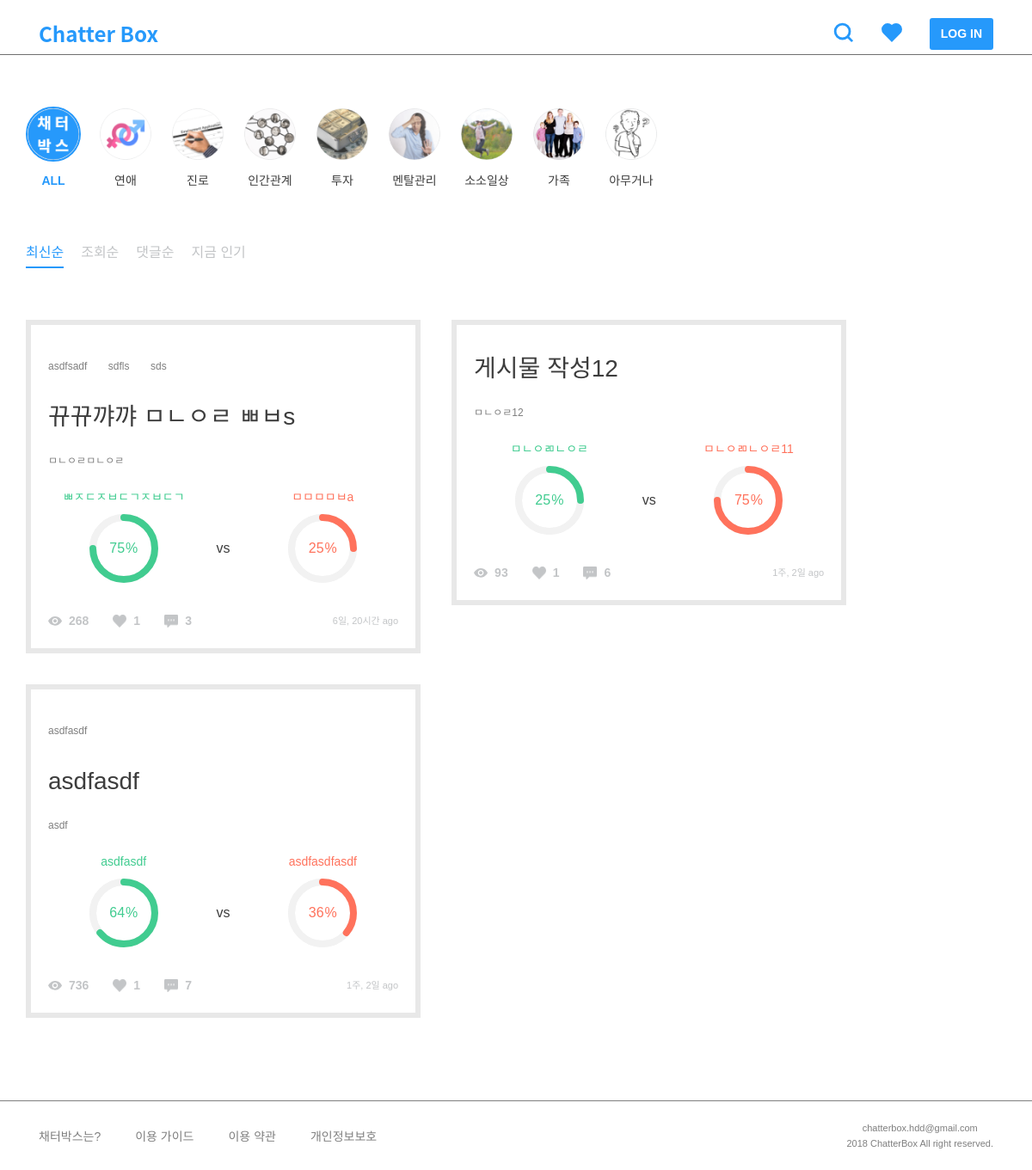
Page /post/ on the committed database.
### post/models.py (models this page shows, shortened)
class Category(models.Model):
    name = models.CharField(max_length=200)
    slug = models.SlugField()
    parent = models.ForeignKey(
        'self', blank=True, null=True, related_name='children')
    class Meta:
        unique_together = ('slug', 'parent',)
        verbose_name_plural = "categories"  # categories under a parent with same slug

class TimeStampedModel(models.Model):
    created_at = models.DateTimeField(auto_now_add=True, null=True)
    updated_at = models.DateTimeField(auto_now=True, null=True)
    class Meta():
        abstract = True

class Post(TimeStampedModel):
    author = models.ForeignKey(settings.AUTH_USER_MODEL)
    category = models.ForeignKey('Category')
    title = models.CharField(max_length=160, null=True)
    background = models.TextField()
    background_image1 = models.ImageField(
        upload_to='post', blank=True, null=True)
    background_image2 = models.ImageField(
        upload_to='post', blank=True, null=True)
    background_image3 = models.ImageField(
        upload_to='post', blank=True, null=True)
    background_image4 = models.ImageField(
        upload_to='post', blank=True, null=True)
    background_image5 = models.ImageField(
        upload_to='post', blank=True, null=True)
    tag = TagField()
    view_count = models.PositiveSmallIntegerField(default=0)
    share_count = models.PositiveSmallIntegerField(default=0)
    pro_title = models.CharField(max_length=160, null=True)
    con_title = models.CharField(max_length=160, null=True)
    @property
    def natural_time(self):
        return naturaltime(self.created_at)
    @property
    def likes_count(self):
        return self.like_users.all().count()
    @property
    def comment_count(self):
        all_count = self.comment_set.count()
        return all_count
    @property
    def pro_count(self):
        pro_sum = self.comment_set.filter(type=True).count()
        pro_comments = self.comment_set.filter(type=True)
        for comment in pro_comments:
            pro_sum = pro_sum + comment.count_comment_likes
        return pro_sum
    @property
    def con_count(self):
        con_sum = self.comment_set.filter(type=False).count()
        con_comments = self.comment_set.filter(type=False)
        for comment in con_comments:
            con_sum = con_sum + comment.count_comment_likes
        return con_sum
    @property
    def all_count(self):
        return self.pro_count + self.con_count
    @property
    def pro_percent(self):
        if not self.all_count == 0:
            result = self.pro_count / self.all_count
        else:
            result = 0
        return result
    @property
    def con_percent(self):
        if not self.all_count == 0:
            result = self.con_count / self.all_count
        else:
            result = 0
        return result
    class Meta:
        ordering = ['-created_at']

### post/views.py (the view)
def post_list(request):
    sort = request.GET.get('sort', '')
    categories = Category.objects.all()
    if sort == 'likes':
        posts = Post.objects.annotate(like_count=Count(
            'like_users')).order_by('-like_count')
    elif sort == 'vs':
        posts = Post.objects.annotate(vs_abs=Count('comment', filter=Q(comment__type=True))-Count(
            'comment', filter=Q(comment__type=False))).order_by('-vs_abs')
    elif sort == 'views':
        posts = Post.objects.all().order_by('-view_count')
    elif sort == 'comments':
        posts = Post.objects.annotate(
            count=Count('comment')).order_by('-count')
    else:
        posts = Post.objects.all().order_by('-created_at')
    context = {'posts': posts, 'categories': categories, 'sort': sort, }
    return render(request, 'post/post_list.html', context)

### comment/models.py (called while the page is built)
    @property
    def count_comment_likes(self):
        return self.like_comments.all().count()

### post/templatetags/post_extras.py (called while the page is built)
@register.filter
def split_tags(value):
    tags = []
    split_comma = value.split(',')
    for tag in split_comma:
        split_space = tag.split(" ")
        for tag in split_space:
            if tag:
                tags.append(tag)
    return tags

### templates/post/post_list.html (shortened to what this page needs)
{% extends 'base.html' %}
{% load static %}
{% block customCSS %}
<link rel="stylesheet" href="{% static 'css/include/categories.css' %}" />
<link rel="stylesheet" href="{% static 'css/include/sorts.css' %}" />
<link rel="stylesheet" href="{% static 'css/post/post_list.css' %}" />
{% endblock %}
{% block content %}
<div class="row">
    {% include 'include/category.html' %}
    {% include 'include/sort.html' %}
</div>
<div class="row p-0">
    <div class="columns m60">
        {% for post in posts %}
        {% include 'include/post.html' %}
        {% endfor %}
    </div>
</div>
{% endblock %}

### templates/include/category.html (shortened to what this page needs)
{% load static %}
<div class="category-wrap">
    <div class="category m60" name="{{ target }}">
        <a id="all" class="category-link" href="{% url 'post:post_list' %}">
            <img class="category-icon" src="{% static '/img/categories/all.png' %}" />
            <h6>ALL</h6>
        </a>
        {% for category in categories %}
        <a id="{{ category.slug }}" class="category-link" href="/post/category/{{ category.slug }}">
            <img class="category-icon" src="/static/img/categories/{{ category.slug }}.png" />
            <h6>{{ category.name }}</h6>
        </a>
        {% endfor %}
    </div>
</div>

### templates/include/post.html
{% load static %}
{% load post_extras %}
<figure id="post-{{ post.pk }}" style="width: 100%;">
    <div class="tag-list">
        {% for tag in post.tag|split_tags %}
        <span class="tag">{{ tag }}</span>
        {% endfor %}
    </div>
    <a href="{% url 'post:post_detail' post_pk=post.pk %}">
        <h3>{{ post.title }}</h3>
    </a>
    <div class="background">
        <p>{{ post.background|safe|truncatechars:160 }}</p>
    </div>
    <div class="percent-wrap">
        <div class="chart">
            <h6 class="label pro-title">{{ post.pro_title }}</h6>
            <div class="percentage pro-chart" data-percent="{% widthratio post.pro_percent 1 100 %}">
                <span class="pro-title">{% widthratio post.con_percent 1 100 %}</span><sup class="pro-title">%</sup>
            </div>
        </div>
        <h5>vs</h5>
        <div class="chart">
            <h6 class="label con-title">{{ post.con_title }}</h6>
            <div class="percentage con-chart" data-percent="{% widthratio post.con_percent 1 100 %}">
                <span class="con-title">{% widthratio post.con_percent 1 100 %}</span><sup class="con-title">%</sup>
            </div>
        </div>
    </div>
    <div class="btn-area">
        <img src="{% static '/img/icons/view.png' %}" style="margin-top: 4px;" />
        <h6>{{ post.view_count }}</h6>
        <img src="{% static '/img/icons/heart-gray.png' %}" />
        <h6>{{ post.likes_count }}</h6>
        <img src="{% static '/img/icons/comment.png' %}" />
        <h6>{{ post.comment_count }}</h6>
        <span class="ml-auto">{{ post.natural_time }}</span>
    </div>
</figure>

### static/css/style.css (style rules this page uses)
html, body, div, span, applet, object, iframe, h1, h2, h3, h4, h5, h6, p, blockquote, pre, a, abbr, acronym, address, big, cite, code, del, dfn, em, img, ins, kbd, q, s, samp, small, strike, strong, sub, sup, tt, var, b, u, i, center, dl, dt, dd, ol, ul, li, fieldset, form, label, legend, table, caption, tbody, tfoot, thead, tr, th, td, article, aside, canvas, details, embed, figure, figcaption, footer, header, hgroup, menu, nav, output, ruby, section, summary, time, mark, audio, video { margin: 0; padding: 0; border: 0; font-size: 100%; font: inherit; vertical-align: baseline; }
article, aside, details, figcaption, figure, footer, header, hgroup, menu, nav, section { display: block; }
body { display: flex; min-height: 100vh; flex-direction: column; font-family: "Noto Sans KR", sans-serif; }
a { all: unset; text-decoration: none !important; cursor: pointer; }
h3 { font-size: 28px; line-height: 42px; font-weight: 500; color: #3d3d3d; }
h5 { font-size: 16px; line-height: 24px; font-weight: 500; color: #3d3d3d; }
h6 { font-size: 14px; line-height: 24px; font-weight: 400; color: #3d3d3d; }
p { font-size: 12px; line-height: 20px; font-weight: 400; color: #7f7f7f; }
span { font-size: 11px; line-height: 18px; font-weight: 400; color: #7f7f7f; }
.tag { display: inline; margin-right: 20px; padding: 4px 10px; border: 1px solid #C3C5C7; font-size: 12px; line-height: 3; font-weight: 400; color: #7f7f7f; cursor: pointer; word-break: keep-all; }
.m60 { margin-top: 60px; margin-bottom: 60px; }

### static/css/include/categories.css (style rules this page uses)
.category-wrap { width: 100%; }
.category { display: flex; width: 100%; }
.category .category-link { margin-right: 20px; text-align: center; }
.category .category-link .category-icon { width: 64px; height: 64px; margin-bottom: 6px; border-radius: 50%; border: 2px solid #fff; }
.category .category-link.active img { border: 2px solid #2699FB; }
.category .category-link.active h6 { font-weight: 700; color: #2699FB; }

### static/css/post/post_list.css (style rules this page uses)
.columns { column-width:320px; column-gap: 36px; }
.columns figure { display: inline-block; border: 6px solid #E8E8E8; margin-bottom: 36px; }
.columns figure .tag-list { margin: 30px 20px 20px; }
.columns figure .tag-list .tag { border: 0; padding: 0; }
.columns figure img { width: 100%; }
.columns figure h3 { margin: 0 20px 20px; }
.columns figure .background { max-height: 100px; overflow: hidden; margin: 0 20px 20px; }
.columns figure .btn-area { display: flex; margin: 0 20px; padding-bottom: 20px; }
.columns figure .btn-area img { margin-top: 5px; width: 16px; height: 16px; }
.columns figure .btn-area h6 { display: inline; margin: 0 28px 0 8px; color: #C3C5C7; font-weight: 700; }
.columns figure .btn-area span { line-height: 24px; color: #C3C5C7; }
.percent-wrap { display: flex; justify-content: center; align-items: center; }
.percent-wrap .pro-title { color: #41cc90; }
.percent-wrap .con-title { color: #FF725C; }
.percent-wrap .chart { width: 50%; text-align: center; }
.percent-wrap .easyPieChart { position: relative; margin: 8px auto 32px; text-align: center; }
.percent-wrap .easyPieChart span { font-size: 16px; }
.percent-wrap .easyPieChart sup { top: 0; margin-left: 1px; }

### rows in the picture
Category: slug (picture), name "연애"
Category: slug (picture), name "진로"
Category: slug (picture), name "인간관계"
Category: slug (picture), name "투자"
Category: slug (picture), name "멘탈관리"
Category: slug (picture), name "소소일상"
Category: slug (picture), name "가족"
Category: shows a picture, name "아무거나"
Post: tag "asdfsadf" "sdfls" "sds", title "뀨뀨꺄꺄 ㅁㄴㅇㄹ ㅃㅂs", background "ㅁㄴㅇㄹㅁㄴㅇㄹ", pro_title "ㅃㅈㄷㅈㅂㄷㄱㅈㅂㄷㄱ", con_title "ㅁㅁㅁㅁㅂa", view_count "268", likes_count "1", comment_count "3", natural_time "6일, 20시간 ago"
Post: tag "asdfasdf", title "asdfasdf", background "asdf", pro_title "asdfasdf", con_title "asdfasdfasdf", view_count "736", likes_count "1", comment_count "7", natural_time "1주, 2일 ago"
Post: title "게시물 작성12", background "ㅁㄴㅇㄹ12", pro_title "ㅁㄴㅇㄻㄴㅇㄹ", con_title "ㅁㄴㅇㄻㄴㅇㄹ11", view_count "93", likes_count "1", comment_count "6", natural_time "1주, 2일 ago"
